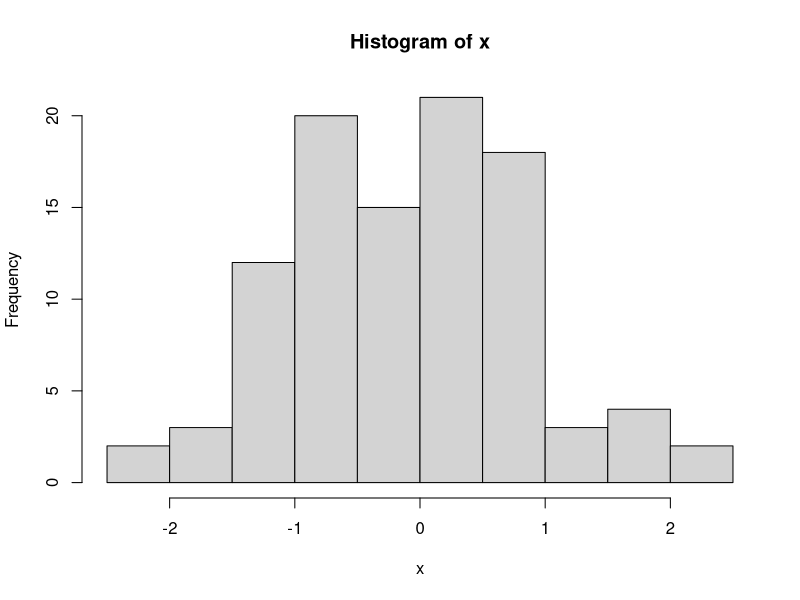

The R script that drew this image:
## ---- chunk 1
knitr::opts_chunk$set(echo = TRUE)
## ---- chunk 2
x <- rnorm(100)
mean(x)
median(x)
var(x)
hist(x) []
